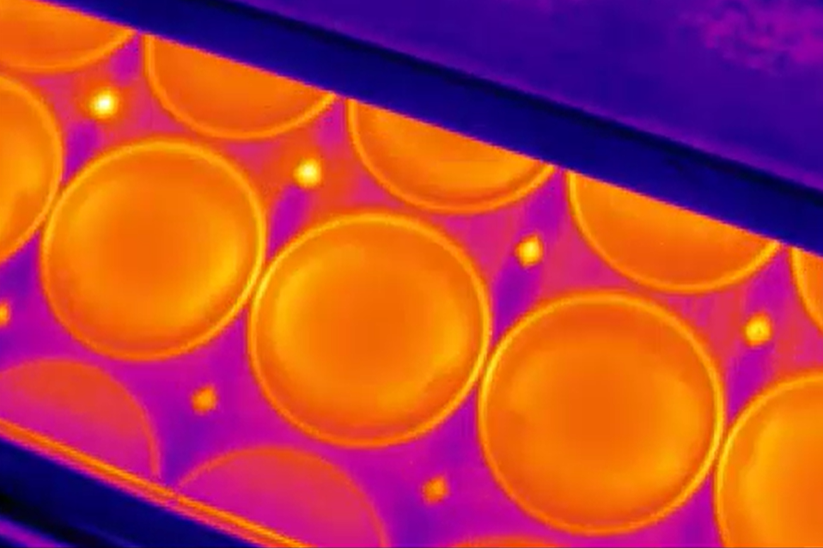
#> input picture image1.png, 823 x 548 px, shrunk from 958 x 638 before the run
$ jupyter execute --allow-errors assignment_1.ipynb
#> lines starting #> are read from the running program, lines starting #| are printed output that depends on the picture; after the words box and inside, x2 and y2 are one past the last pixel; in counts of white or black regions, pixels touching at a corner belong together
[cell 1]
import cv2
import numpy as np
import matplotlib.pyplot as plt

[cell 2]
# Load the image from file
image = cv2.imread('image1.png')
#> image is the input picture: shape (548, 823, 3); mean B, G, R 64.1, 64.2, 182.5

# Make a copy to keep the original image unchanged
original_image = image.copy()

# Convert the image to grayscale (HoughCircles works on grayscale images)
gray = cv2.cvtColor(image, cv2.COLOR_BGR2GRAY)

# Apply Gaussian blur to reduce noise
# This improves edge detection and circle detection
blurred = cv2.GaussianBlur(gray, (5, 5), 0)

# [6 lines of commented-out code are left out]
circles = cv2.HoughCircles(
    blurred, cv2.HOUGH_GRADIENT, dp=1, minDist=40,
    param1=40, param2=45, minRadius=55, maxRadius=145
)
#> circles = [[600.5, 414.5, 122.4], [369.5, 334.5, 113.4], [159.5, 260.5, 111.4], [135.5, 225.5, 134.5]]

# List to store only circles that are fully inside the image boundaries
complete_circles = []

# Get the height (h) and width (w) of the blurred image
h, w = blurred.shape
#> h = 548; w = 823

# Loop through each detected circle
for x, y, r in circles[0]:
    # Keep the circle only if it is completely inside the image
    if (x - r > 0) and (x + r < w) and (y - r > 0) and (y + r < h):
        complete_circles.append((x, y, r))
#> this loop made 4 passes
#> after the loop, complete_circles = [(600.5, 414.5, 122.4), (369.5, 334.5, 113.4), (159.5, 260.5, 111.4), (135.5, 225.5, 134.5)]

# Copy the original image to draw the detected circles on it
output = image.copy()

# Draw each complete circle on the output image
for x, y, r in complete_circles:
    x, y, r = int(x), int(y), int(r)
    cv2.circle(output, (x, y), r, (5, 5, 5), 8)  # Draw the circle outline
    cv2.circle(output, (x, y), 2, (1, 1, 1), 5)  # Draw the center point
#> this loop made 4 passes
#> (x, y, r) on passes 1 to 4: (600, 414, 122), (369, 334, 113), (159, 260, 111), (135, 225, 134)
#> output: shape (548, 823, 3); 5.8% of pixels changed, all inside (x1, y1, x2, y2) = (0, 87, 727, 541)

# Print how many complete circles were found
print("Circles found:", len(complete_circles))
#| Circles found: 4

# Convert BGR image (OpenCV format) to RGB for displaying with matplotlib
output_rgb = cv2.cvtColor(output, cv2.COLOR_BGR2RGB)

# Save the final image in BGR format (OpenCV uses BGR)
cv2.imwrite("results/detected_circles_1.png", output)

# Show the final image with detected circles
plt.figure(figsize=(8, 8))
plt.imshow(output_rgb)
plt.show()

[cell 3]
# Load image from file
image = cv2.imread('image2.png')
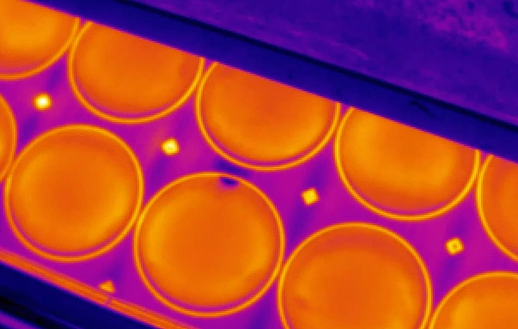
#> input picture image2.png, 518 x 329 px, shrunk from 603 x 383 before the run
#> image is the input picture: shape (329, 518, 3); mean B, G, R 66.3, 61.4, 172.1

# Make a copy of the original image (so we don't modify the original)
original_image = image.copy()

# Convert the loaded image to grayscale (required for HoughCircles)
gray = cv2.cvtColor(image, cv2.COLOR_BGR2GRAY)
#> gray: shape (329, 518)

# Apply Gaussian blur to reduce noise and smooth the image
# This helps improve edge detection and circle detection accuracy
blurred = cv2.GaussianBlur(gray, (5, 5), 0)
#> blurred: shape (329, 518)

# [6 lines of commented-out code are left out]
circles = cv2.HoughCircles(
    blurred, cv2.HOUGH_GRADIENT, dp=1, minDist=50,
    param1=100, param2=80, minRadius=74, maxRadius=100
)
#> circles = None

# List to store only circles that are fully inside the image boundaries
complete_circles = []

# Get the height (h) and width (w) of the blurred image
h, w = blurred.shape
#> h = 329; w = 518

# Loop through each detected circle
#> (the rest of this cell did not finish here and is left out)

[cell 4]
# Load image from file
image = cv2.imread('image3.png')
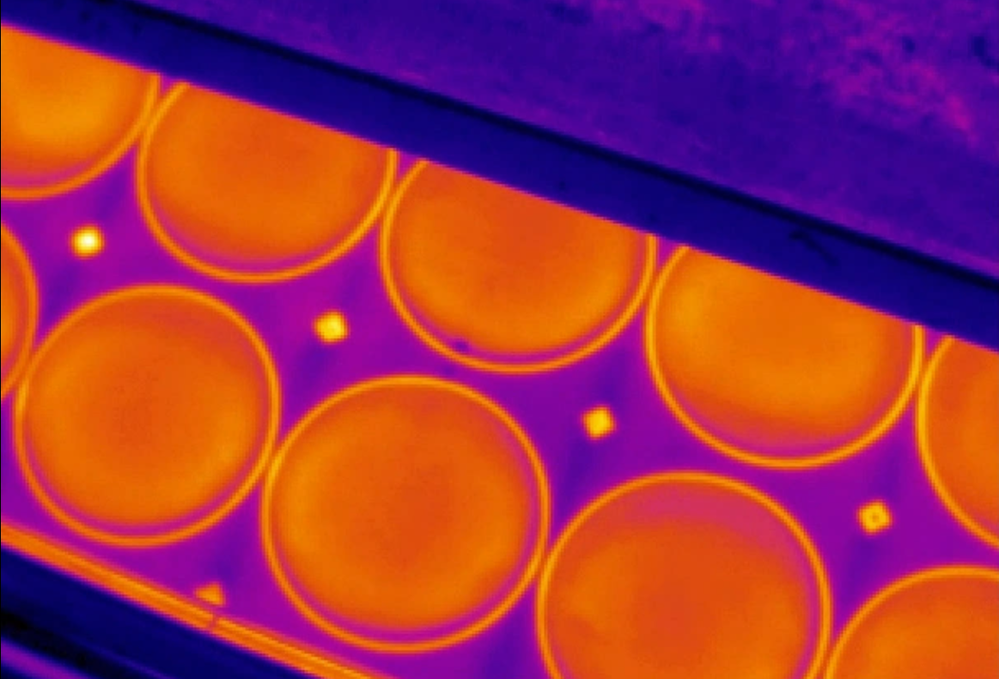
#> input picture image3.png, 999 x 679 px, shrunk from 1163 x 791 before the run
#> image is the input picture: shape (679, 999, 3); mean B, G, R 73, 51.4, 159.5

# Make a copy of the original image (useful for comparison or display)
original_image = image.copy()

# Convert the image to grayscale (required for HoughCircles)
gray = cv2.cvtColor(image, cv2.COLOR_BGR2GRAY)
#> gray: shape (679, 999)

# Apply Gaussian blur to reduce noise and smooth the image
# This improves edge quality and circle detection
blurred = cv2.GaussianBlur(gray, (5, 5), 0)
#> blurred: shape (679, 999)

# Detect circles using the Hough Circle Transform
# dp=1         -> accumulator resolution equals image resolution
# minDist=50   -> minimum distance between detected circle centers
# param1=55    -> upper threshold for Canny edge detection
# param2=90    -> threshold for circle detection (higher means stricter)
# minRadius    -> smallest allowed radius
# maxRadius    -> largest allowed radius
circles = cv2.HoughCircles(
    blurred, cv2.HOUGH_GRADIENT, dp=1, minDist=50,
    param1=55, param2=90, minRadius=100, maxRadius=250
)
#> circles = [[401.5, 515.5, 138.8]]

# List to store only circles that are fully inside the image boundaries
complete_circles = []

# Get the height (h) and width (w) of the blurred image
h, w = blurred.shape
#> h = 679; w = 999

# Loop through each detected circle
for x, y, r in circles[0]:
    # Keep the circle only if it is completely inside the image
    if (x - r > 0) and (x + r < w) and (y - r > 0) and (y + r < h):
        complete_circles.append((x, y, r))
#> this loop made 1 pass
#> after the loop, complete_circles = [(401.5, 515.5, 138.8)]

# Copy the original image to draw the detected circles on it
output = image.copy()

# Draw each complete circle on the output image
for x, y, r in complete_circles:
    x, y, r = int(x), int(y), int(r)
    cv2.circle(output, (x, y), r, (5, 5, 5), 8)  # Draw the circle outline
    cv2.circle(output, (x, y), 2, (1, 1, 1), 5)  # Draw the center point
#> this loop made 1 pass
#> (x, y, r) on pass 1: (401, 515, 138)
#> output: shape (679, 999, 3)

# Print how many complete circles were found
print("Circles found:", len(complete_circles))
#| Circles found: 1

# Convert BGR image (OpenCV format) to RGB for displaying with matplotlib
output_rgb = cv2.cvtColor(output, cv2.COLOR_BGR2RGB)
#> output_rgb: shape (679, 999, 3)

# Save the final image in BGR format (OpenCV uses BGR)
cv2.imwrite("results/detected_circles_3.png", output)

# Show the final image with detected circles
plt.figure(figsize=(8, 8))
plt.imshow(output_rgb)
plt.show()

[cell 5]
# Load the image from file
image = cv2.imread('image4.png')
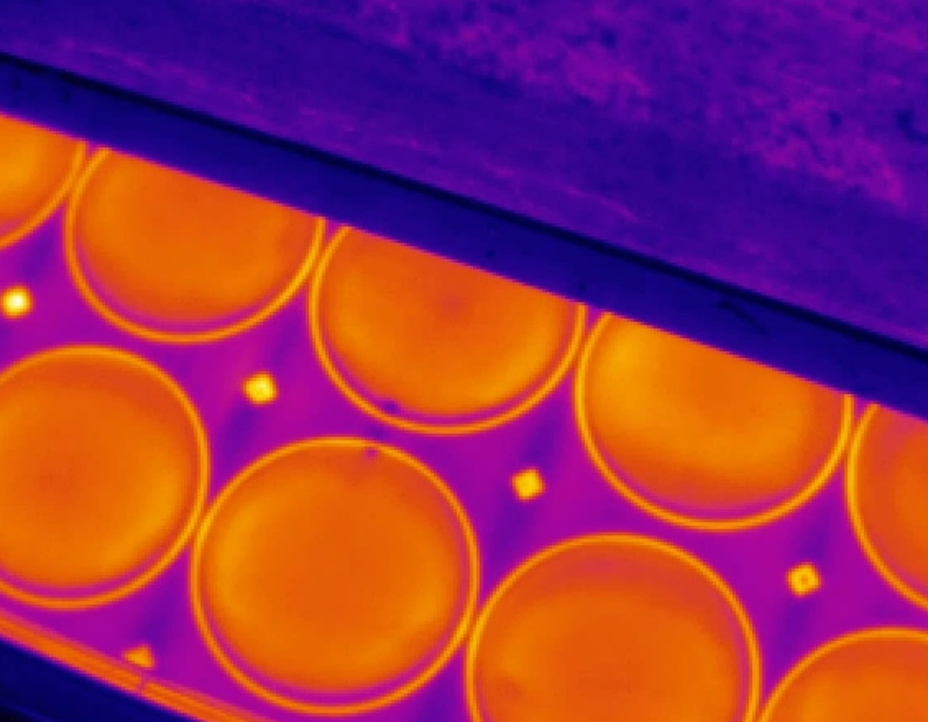
#> input picture image4.png, 928 x 722 px, shrunk from 1080 x 840 before the run
#> image is the input picture: shape (722, 928, 3); mean B, G, R 81.2, 48.6, 152.3

# Create a copy of the original image (useful for comparison or saving later)
original_image = image.copy()

# Convert the image to grayscale (Hough Circle Transform requires grayscale)
gray = cv2.cvtColor(image, cv2.COLOR_BGR2GRAY)
#> gray: shape (722, 928)

# Apply Gaussian blur to reduce noise and smooth the image
# This improves edge detection and the accuracy of circle detection
blurred = cv2.GaussianBlur(gray, (5, 5), 0)
#> blurred: shape (722, 928)

# [6 lines of commented-out code are left out]
circles = cv2.HoughCircles(
    blurred, cv2.HOUGH_GRADIENT, dp=1, minDist=50,
    param1=55, param2=90, minRadius=100, maxRadius=250
)
#> circles = [[332.5, 569.5, 137.6]]

# List to store only circles that are fully inside the image boundaries
complete_circles = []

# Get the height (h) and width (w) of the blurred image
h, w = blurred.shape
#> h = 722; w = 928

# Loop through each detected circle
for x, y, r in circles[0]:
    # Keep the circle only if it is completely inside the image
    if (x - r > 0) and (x + r < w) and (y - r > 0) and (y + r < h):
        complete_circles.append((x, y, r))
#> this loop made 1 pass
#> after the loop, complete_circles = [(332.5, 569.5, 137.6)]

# Copy the original image to draw the detected circles on it
output = image.copy()

# Draw each complete circle on the output image
for x, y, r in complete_circles:
    x, y, r = int(x), int(y), int(r)
    cv2.circle(output, (x, y), r, (5, 5, 5), 8)  # Draw the circle outline
    cv2.circle(output, (x, y), 2, (1, 1, 1), 5)  # Draw the center point
#> this loop made 1 pass
#> (x, y, r) on pass 1: (332, 569, 137)
#> output: shape (722, 928, 3)

# Print how many complete circles were found
print("Circles found:", len(complete_circles))
#| Circles found: 1

# Convert BGR image (OpenCV format) to RGB for displaying with matplotlib
output_rgb = cv2.cvtColor(output, cv2.COLOR_BGR2RGB)
#> output_rgb: shape (722, 928, 3)

# Save the final image in BGR format (OpenCV uses BGR)
cv2.imwrite("results/detected_circles_4.png", output)

# Show the final image with detected circles
plt.figure(figsize=(8, 8))
plt.imshow(output_rgb)
plt.show()

[cell 6]
# Load image from file
image = cv2.imread('image5.png')
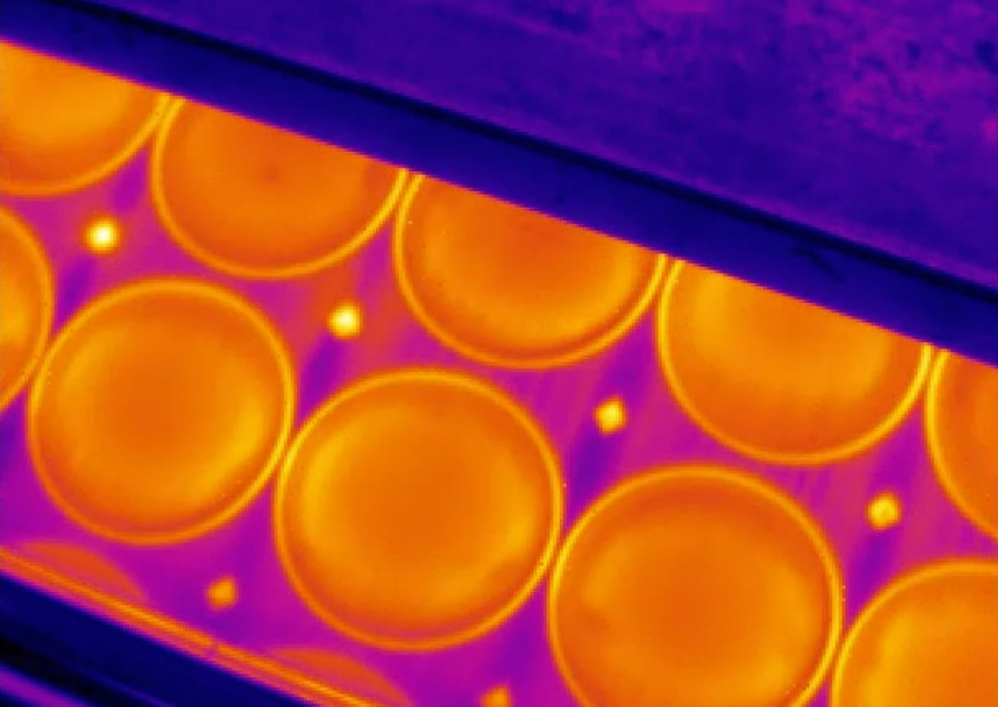
#> input picture image5.png, 998 x 707 px, shrunk from 1162 x 823 before the run
#> image is the input picture: shape (707, 998, 3); mean B, G, R 64.5, 65.5, 167.5

# Make a copy of the original image (useful for comparison or saving)
original_image = image.copy()

# Convert the image to grayscale (required for Hough Circle Transform)
gray = cv2.cvtColor(image, cv2.COLOR_BGR2GRAY)
#> gray: shape (707, 998)

# Apply Gaussian blur to reduce noise and smooth the image
# This improves edge detection and circle detection reliability
blurred = cv2.GaussianBlur(gray, (5, 5), 0)
#> blurred: shape (707, 998)

# Detect circles using the Hough Circle Transform
# dp=1        -> accumulator resolution equals image resolution
# minDist=50  -> minimum distance between detected circle centers
# param1=50   -> upper threshold for Canny edge detection
# param2=70   -> threshold for deciding if a detection is a valid circle
# minRadius   -> smallest circle radius to look for
# maxRadius   -> largest circle radius to look for
circles = cv2.HoughCircles(
    blurred, cv2.HOUGH_GRADIENT, dp=1, minDist=50,
    param1=50, param2=70, minRadius=60, maxRadius=250
)
#> circles = [[414.5, 506.5, 135.5], [165.5, 404.5, 128.1], [701.5, 612.5, 146]]

# List to store only circles that are fully inside the image boundaries
complete_circles = []

# Get the height (h) and width (w) of the blurred image
h, w = blurred.shape
#> h = 707; w = 998

# Loop through each detected circle
for x, y, r in circles[0]:
    # Keep the circle only if it is completely inside the image
    if (x - r > 0) and (x + r < w) and (y - r > 0) and (y + r < h):
        complete_circles.append((x, y, r))
#> this loop made 3 passes
#> after the loop, complete_circles = [(414.5, 506.5, 135.5), (165.5, 404.5, 128.1)]

# Copy the original image to draw the detected circles on it
output = image.copy()

# Draw each complete circle on the output image
for x, y, r in complete_circles:
    x, y, r = int(x), int(y), int(r)
    cv2.circle(output, (x, y), r, (5, 5, 5), 8)  # Draw the circle outline
    cv2.circle(output, (x, y), 2, (1, 1, 1), 5)  # Draw the center point
#> this loop made 2 passes
#> (x, y, r) on passes 1 to 2: (414, 506, 135), (165, 404, 128)
#> output: shape (707, 998, 3)

# Print how many complete circles were found
print("Circles found:", len(complete_circles))
#| Circles found: 2

# Convert BGR image (OpenCV format) to RGB for displaying with matplotlib
output_rgb = cv2.cvtColor(output, cv2.COLOR_BGR2RGB)
#> output_rgb: shape (707, 998, 3)

# Save the final image in BGR format (OpenCV uses BGR)
cv2.imwrite("results/detected_circles_5.png", output)

# Show the final image with detected circles
plt.figure(figsize=(8, 8))
plt.imshow(output_rgb)
plt.show()

[cell 7]
# Load image from file
image = cv2.imread('image6.png')
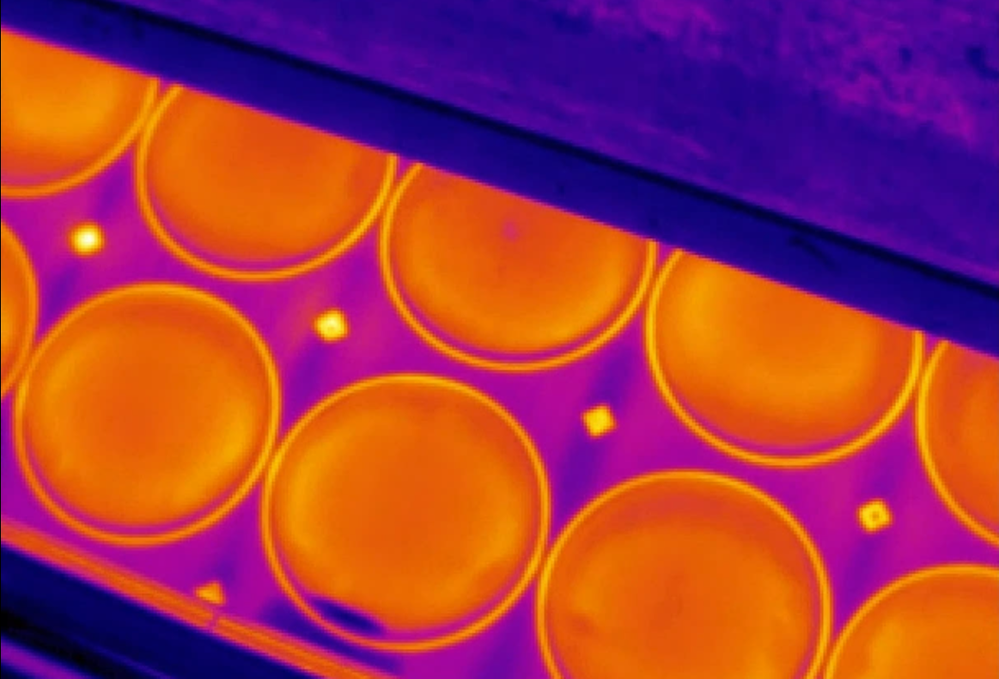
#> input picture image6.png, 999 x 679 px, shrunk from 1163 x 790 before the run
#> image is the input picture: shape (679, 999, 3); mean B, G, R 71.1, 56.1, 162.7

# Make a copy of the original image (useful for comparison or saving later)
original_image = image.copy()

# Convert the image to grayscale (HoughCircles works on grayscale images)
gray = cv2.cvtColor(image, cv2.COLOR_BGR2GRAY)
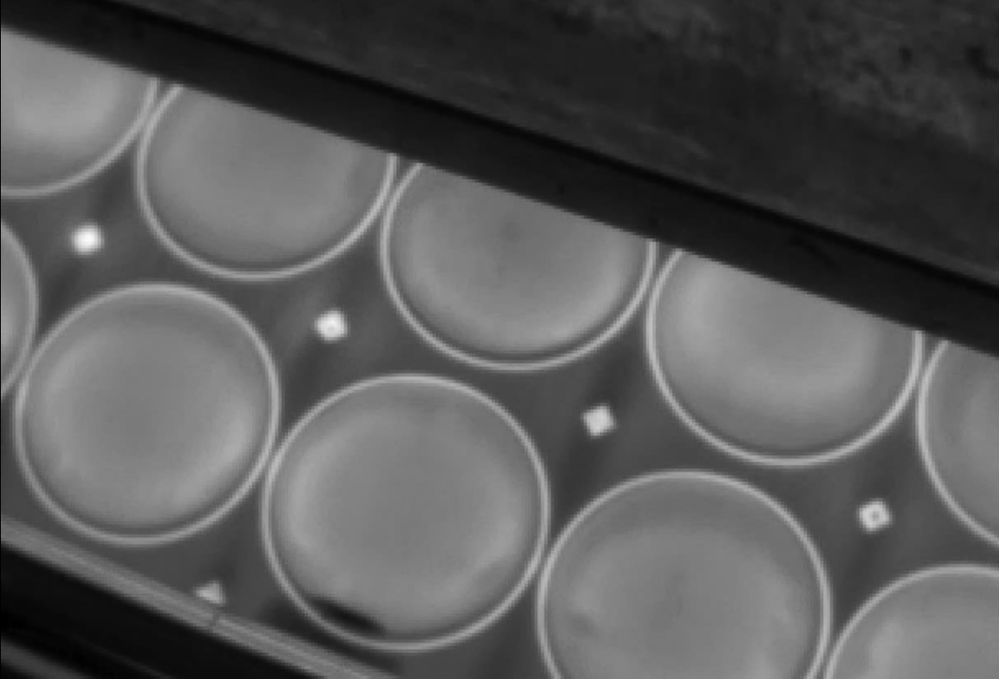
#> gray: shape (679, 999); min 0, max 251, mean 89.7

# Apply Gaussian blur to smooth the image and reduce noise
# This helps improve edge detection and circle detection accuracy
blurred = cv2.GaussianBlur(gray, (5, 5), 0)
#> blurred: shape (679, 999)

# Detect circles using Hough Circle Transform
# dp=1        -> accumulator resolution same as input image
# minDist=50  -> minimum distance between detected circle centers
# param1=50   -> high threshold for Canny edge detection
# param2=90   -> detection threshold (higher = stricter)
# minRadius   -> smallest radius to detect
# maxRadius   -> largest radius to detect
circles = cv2.HoughCircles(
    blurred, cv2.HOUGH_GRADIENT, dp=1, minDist=50,
    param1=50, param2=90, minRadius=60, maxRadius=250
)
#> circles = [[408.5, 511.5, 139], [141.5, 411.5, 132.3]]

# List to store only circles that are fully inside the image boundaries
complete_circles = []

# Get the height (h) and width (w) of the blurred image
h, w = blurred.shape
#> h = 679; w = 999

# Loop through each detected circle
for x, y, r in circles[0]:
    # Keep the circle only if it is completely inside the image
    if (x - r > 0) and (x + r < w) and (y - r > 0) and (y + r < h):
        complete_circles.append((x, y, r))
#> this loop made 2 passes
#> after the loop, complete_circles = [(408.5, 511.5, 139), (141.5, 411.5, 132.3)]

# Copy the original image to draw the detected circles on it
output = image.copy()

# Draw each complete circle on the output image
for x, y, r in complete_circles:
    x, y, r = int(x), int(y), int(r)
    cv2.circle(output, (x, y), r, (5, 5, 5), 8)  # Draw the circle outline
    cv2.circle(output, (x, y), 2, (1, 1, 1), 5)  # Draw the center point
#> this loop made 2 passes
#> (x, y, r) on passes 1 to 2: (408, 511, 139), (141, 411, 132)
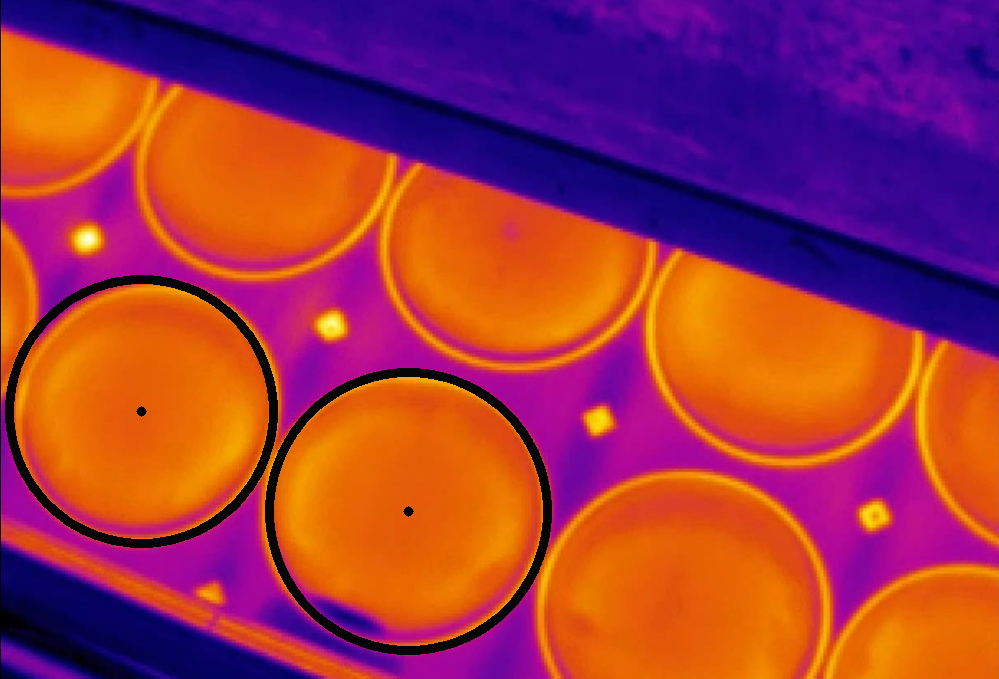
#> output: shape (679, 999, 3); 2.27% of pixels changed, all inside (x1, y1, x2, y2) = (5, 275, 552, 655)

# Print how many complete circles were found
print("Circles found:", len(complete_circles))
#| Circles found: 2

# Convert BGR image (OpenCV format) to RGB for displaying with matplotlib
output_rgb = cv2.cvtColor(output, cv2.COLOR_BGR2RGB)
#> output_rgb: shape (679, 999, 3)

# Save the final image in BGR format (OpenCV uses BGR)
cv2.imwrite("results/detected_circles_6.png", output)

# Show the final image with detected circles
plt.figure(figsize=(8, 8))
plt.imshow(output_rgb)
plt.show()
